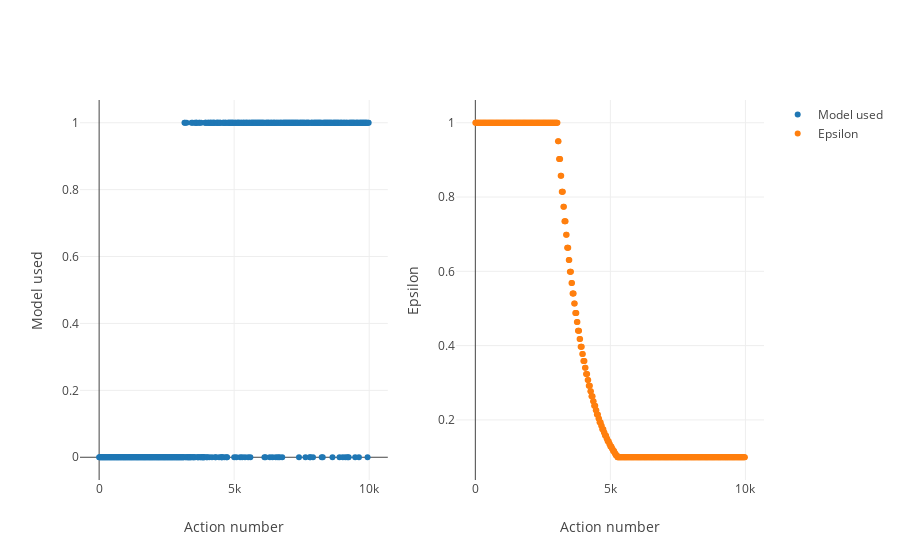

Write notebook code for a chart like this one.
### Code cell
plot_model_switch(last_agent.model_memory, last_agent.eps_memory)

### Figure 1 — Plotly figure (JSON) as saved in the notebook; plotly's stock layout.template omitted (floating-point values rounded to 4 significant figures; data arrays with more than 128 entries replaced by an {"elided": "..."} marker saying what was removed)
{"data": [{"mode": "markers", "name": "Model used", "type": "scatter", "x": {"elided": "500 int values"}, "xaxis": "x1", "y": {"elided": "500 int values"}, "yaxis": "y1"}, {"mode": "markers", "name": "Epsilon", "type": "scatter", "x": {"elided": "500 int values"}, "xaxis": "x2", "y": {"elided": "500 float values"}, "yaxis": "y2"}], "layout": {"xaxis1": {"anchor": "y1", "domain": [0, 0.45], "title": "Action number"}, "xaxis2": {"anchor": "y2", "domain": [0.55, 1], "title": "Action number"}, "yaxis1": {"anchor": "x1", "domain": [0, 1], "title": "Model used"}, "yaxis2": {"anchor": "x2", "domain": [0, 1], "title": "Epsilon"}}}
